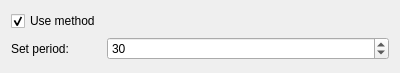
<?xml version="1.0" encoding="UTF-8"?>
<ui version="4.0">
 <class>QTMASettingsWidget</class>
 <widget class="QWidget" name="QTMASettingsWidget">
  <property name="geometry">
   <rect>
    <x>0</x>
    <y>0</y>
    <width>400</width>
    <height>73</height>
   </rect>
  </property>
  <property name="windowTitle">
   <string>Form</string>
  </property>
  <layout class="QFormLayout" name="formLayout">
   <item row="0" column="0">
    <widget class="QCheckBox" name="useMethod_ChkBox">
     <property name="text">
      <string>Use method</string>
     </property>
     <property name="checked">
      <bool>true</bool>
     </property>
    </widget>
   </item>
   <item row="1" column="0">
    <widget class="QLabel" name="label">
     <property name="text">
      <string>Set period:</string>
     </property>
    </widget>
   </item>
   <item row="1" column="1">
    <widget class="QSpinBox" name="period_SpnBox">
     <property name="value">
      <number>30</number>
     </property>
    </widget>
   </item>
  </layout>
 </widget>
 <resources/>
 <connections/>
</ui>
